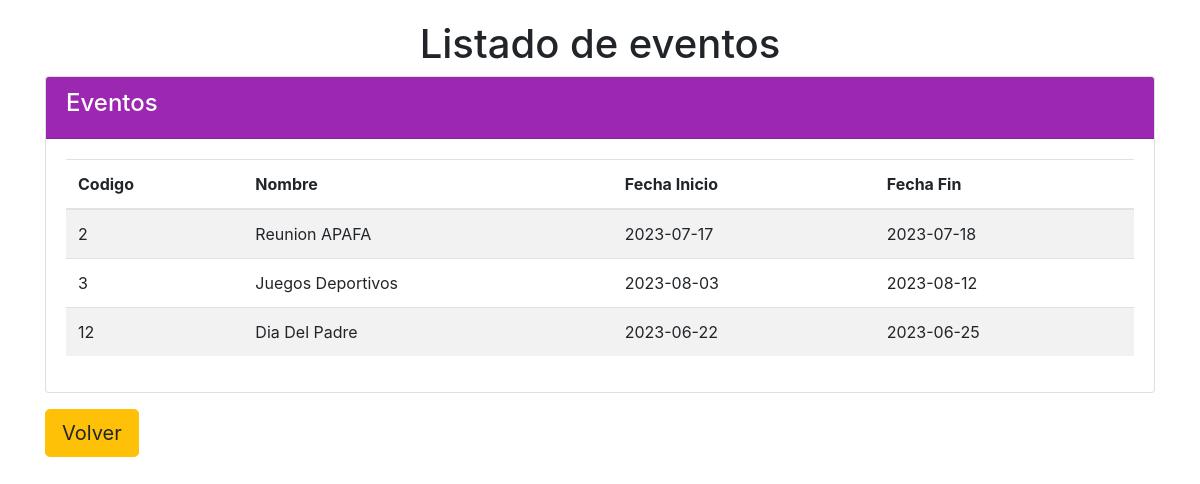
Page /vista/alumno/form_listarevento.php on the committed database.
### tables this page shows
CREATE TABLE IF NOT EXISTS `eventoscalendar` (
  `id` int(11) NOT NULL AUTO_INCREMENT,
  `evento` varchar(250) DEFAULT NULL,
  `color_evento` varchar(20) DEFAULT NULL,
  `fecha_inicio` varchar(20) DEFAULT NULL,
  `fecha_fin` varchar(20) DEFAULT NULL,
  PRIMARY KEY (`id`)
);

### vista/alumno/form_listarevento.php (the view, shortened to what this page needs)
<!doctype html>
<html>
<head>
<link rel="stylesheet" href="https://maxcdn.bootstrapcdn.com/bootstrap/4.5.2/css/bootstrap.min.css">
</head>
<body>
<div class="container">
<section>
<article>
<?php
$link = conectarse();
$instruccion= "select eventoscalendar.id, eventoscalendar.evento, eventoscalendar.fecha_inicio, eventoscalendar.fecha_fin
from eventoscalendar";
?>
<center><h1>Listado de eventos</h1></center>
<div class="card">
  <div class="card-header">
    <h4>Eventos</h4>
  </div>
  <div class="card-body">
    <div class="table-responsive">
<table class="table table-striped">
  <thead>
<tr>
<th>Codigo</th>
<th>Nombre</th>
<th>Fecha Inicio</th>
<th>Fecha Fin</th>
</tr>
  </thead>
  <tbody>
<?php
$rs=mysqli_query($link, $instruccion) or die ("Fallo en la Consulta");
while($campo=mysqli_fetch_array($rs))
{
?>
<tr>
<td><?php echo $campo["id"];?></td>
<td><?php echo $campo["evento"];?></td>
<td><?php echo $campo["fecha_inicio"];?></td>
<td><?php echo $campo["fecha_fin"];?></td>
<?php
}
?>
</tbody>
</table>
</div>
  </div>
</div>
</article>
</section>
<a class="btn btn-warning btn-lg mt-3" href="./index.php">
  <i class="fas fa-arrow-left"></i> Volver</a>
</div>
</body>
</html>

### vista/alumno/form_listarevento.php (style rules this page uses)
.container { margin-top: 20px; }
.card-header { background-color: #9c27b0; color: white; }

### rows in the picture
eventoscalendar: id "2", evento "Reunion APAFA", fecha_inicio "2023-07-17", fecha_fin "2023-07-18"
eventoscalendar: id "3", evento "Juegos Deportivos", fecha_inicio "2023-08-03", fecha_fin "2023-08-12"
eventoscalendar: id "12", evento "Dia Del Padre", fecha_inicio "2023-06-22", fecha_fin "2023-06-25"
